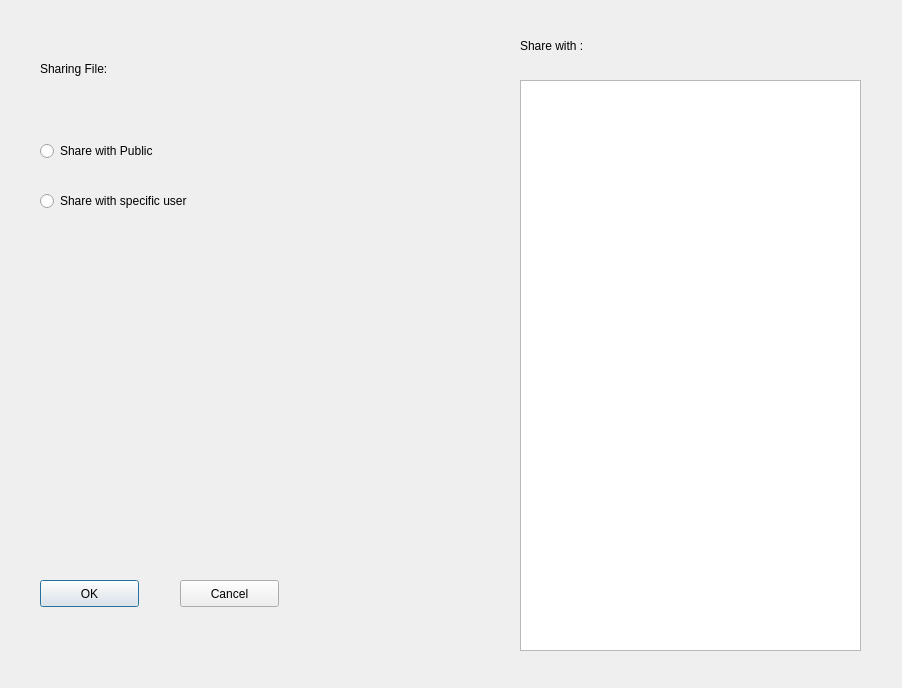
<?xml version="1.0" encoding="UTF-8"?>
<ui version="4.0">
 <class>shareDialog</class>
 <widget class="QDialog" name="shareDialog">
  <property name="geometry">
   <rect>
    <x>0</x>
    <y>0</y>
    <width>902</width>
    <height>688</height>
   </rect>
  </property>
  <property name="windowTitle">
   <string>Dialog</string>
  </property>
  <widget class="QListWidget" name="listWidget">
   <property name="geometry">
    <rect>
     <x>520</x>
     <y>80</y>
     <width>341</width>
     <height>571</height>
    </rect>
   </property>
  </widget>
  <widget class="QLabel" name="label">
   <property name="geometry">
    <rect>
     <x>520</x>
     <y>30</y>
     <width>191</width>
     <height>31</height>
    </rect>
   </property>
   <property name="text">
    <string>Share with : </string>
   </property>
  </widget>
  <widget class="QRadioButton" name="publicradioButton">
   <property name="geometry">
    <rect>
     <x>40</x>
     <y>140</y>
     <width>171</width>
     <height>22</height>
    </rect>
   </property>
   <property name="text">
    <string>Share with Public</string>
   </property>
  </widget>
  <widget class="QRadioButton" name="specificradioButton">
   <property name="geometry">
    <rect>
     <x>40</x>
     <y>190</y>
     <width>241</width>
     <height>22</height>
    </rect>
   </property>
   <property name="text">
    <string>Share with specific user</string>
   </property>
  </widget>
  <widget class="QPushButton" name="okButton">
   <property name="geometry">
    <rect>
     <x>40</x>
     <y>580</y>
     <width>99</width>
     <height>27</height>
    </rect>
   </property>
   <property name="text">
    <string>OK</string>
   </property>
  </widget>
  <widget class="QPushButton" name="cancelButton">
   <property name="geometry">
    <rect>
     <x>180</x>
     <y>580</y>
     <width>99</width>
     <height>27</height>
    </rect>
   </property>
   <property name="text">
    <string>Cancel</string>
   </property>
  </widget>
  <widget class="QLabel" name="label_2">
   <property name="geometry">
    <rect>
     <x>40</x>
     <y>60</y>
     <width>100</width>
     <height>17</height>
    </rect>
   </property>
   <property name="text">
    <string>Sharing File:</string>
   </property>
  </widget>
  <widget class="QLabel" name="pathlabel">
   <property name="geometry">
    <rect>
     <x>40</x>
     <y>90</y>
     <width>430</width>
     <height>20</height>
    </rect>
   </property>
   <property name="text">
    <string/>
   </property>
  </widget>
 </widget>
 <resources/>
 <connections/>
</ui>
